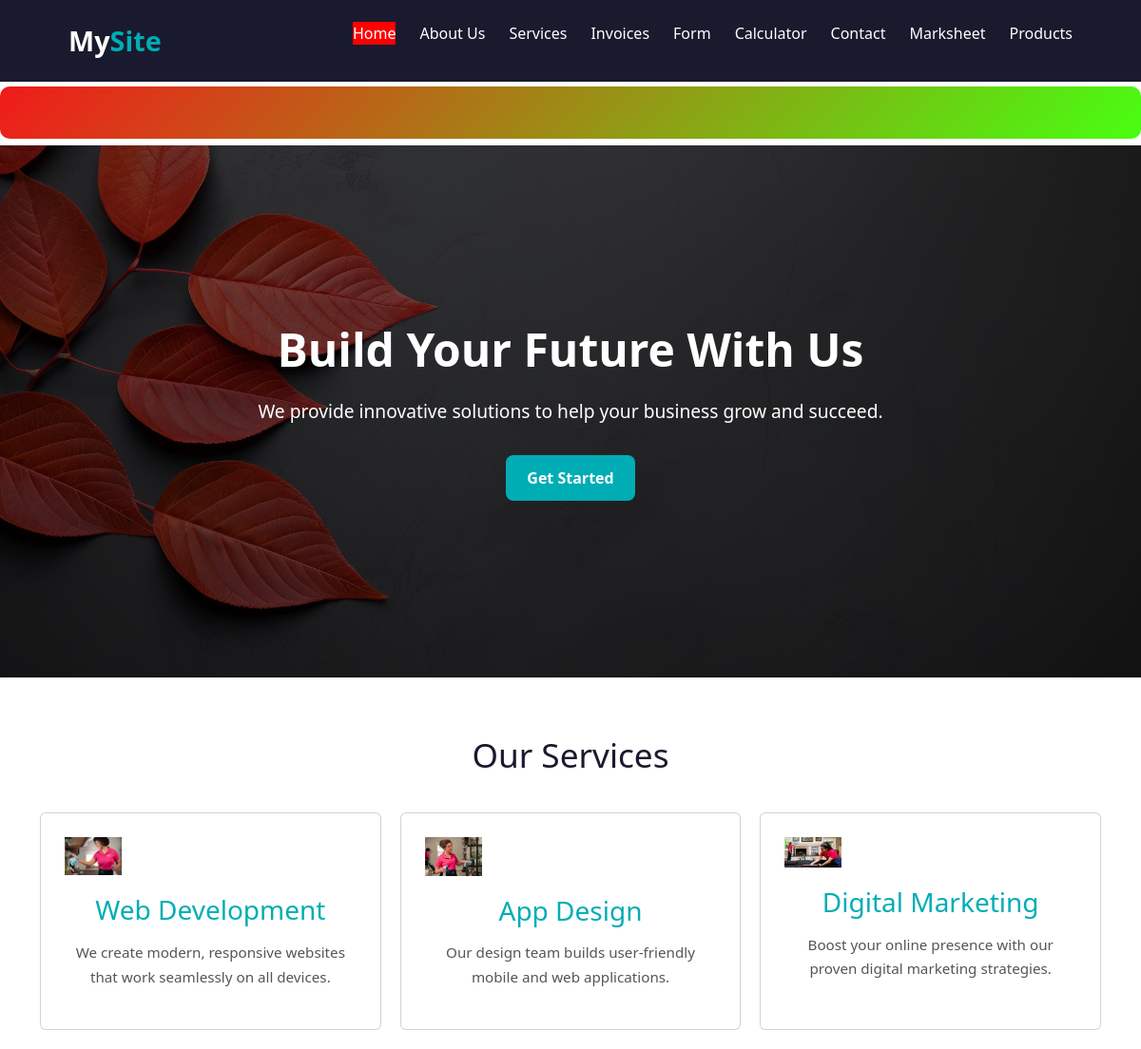
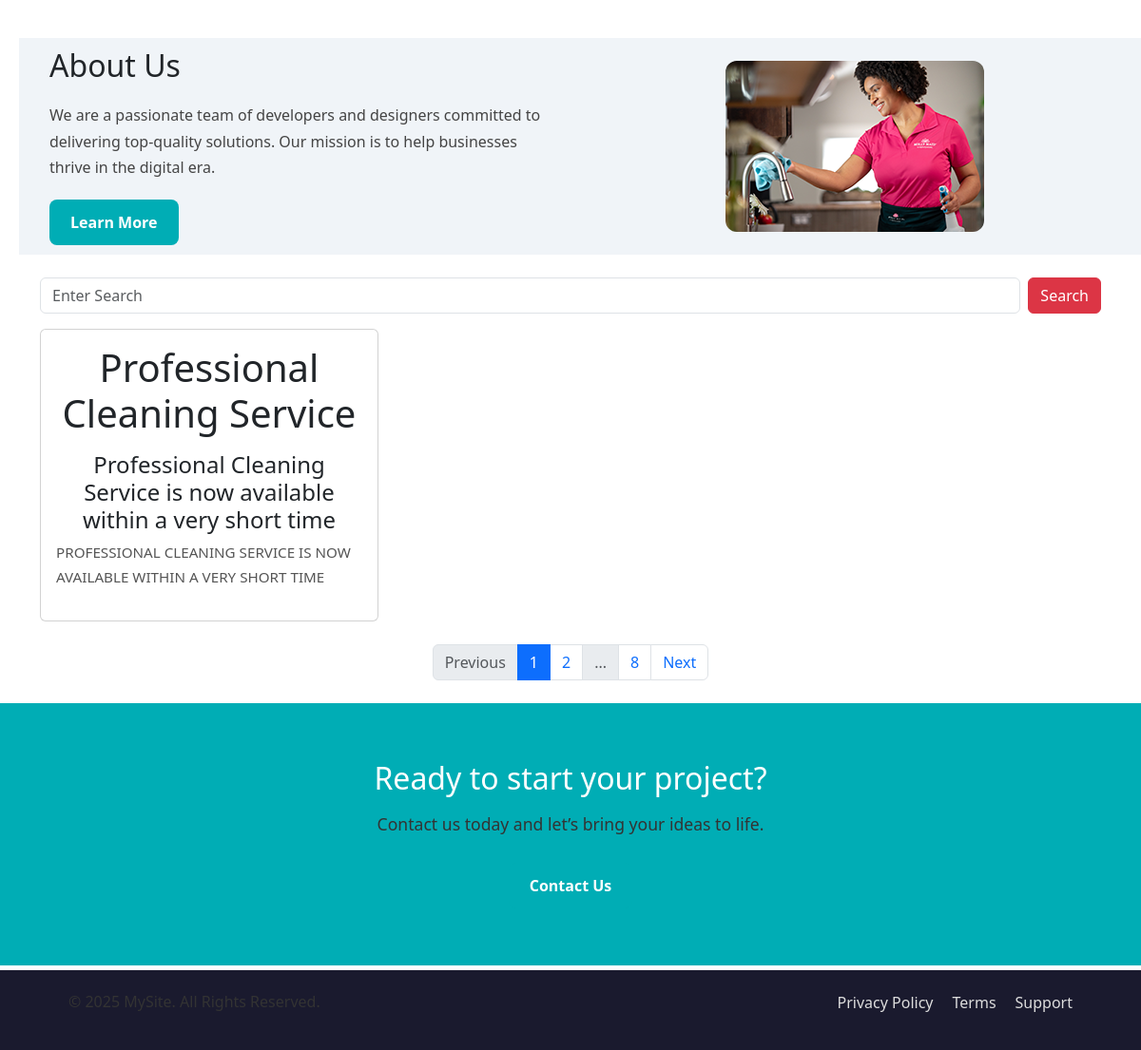
The page / on the database its author committed (2 pictures, top to bottom).
### services/models.py (models this page shows)
class Service(models.Model):
    service_icon = models.CharField(max_length=50)
    service_title = models.CharField(max_length=50)
    service_description = models.TextField()

### new_project1/views.py (the view)
# urls.py: path('',views.homePage),
def homePage(request):
    newsData = News.objects.all()
    search_str = request.GET.get('searchBox')
    if search_str:
        serviceData = Service.objects.filter(service_title__icontains=search_str)
    else:
        serviceData = Service.objects.all()
    paginator = Paginator(serviceData, 1)  # 3 items per page
    page_number = request.GET.get('page')
    finalServicePaginatorData = paginator.get_page(page_number)
    current = finalServicePaginatorData.number
    prev_page = current - 1
    next_page = current + 1
    total_pages = paginator.num_pages
    context = {
        'serviceData': finalServicePaginatorData,
        'newsData': newsData,
        'search_str': search_str,
        'current': current,
        'prev_page': prev_page,
        'next_page': next_page,
        'total_pages': total_pages
    }
    return render(request, 'index.html', context)

### templates/index.html (shortened to what this page needs)
{% extends 'base.html' %}
{% block content %}
  <link href="https://cdn.jsdelivr.net/npm/bootstrap@5.3.2/dist/css/bootstrap.min.css" rel="stylesheet" />
  <div class="marquee-container">
    <div class="marquee-text">
    </div>
  </div>
  {% include 'hero.html' %}
  {% include 'service.html' %}
  {% include 'about.html' %}
  <div class="container my-4">
    <form method="get" class="d-flex mb-3">
      <input class="form-control me-2" type="text" name="searchBox" placeholder="Enter Search" value="{{ request.GET.searchBox }}" />
      <button class="btn btn-danger" type="submit">Search</button>
    </form>
    <div class="row">
      {% for i in serviceData %}
        <div class="col-md-4">
          <div class="card p-3 h-100">
            <h1 class="text-center">{{ i.service_icon }}</h1>
            <h4 class="text-center mt-2">{{ i.service_title }}</h4>
            <p>{{ i.service_description|upper }}</p>
          </div>
        </div>
      {% empty %}
        <p>No Data Found</p>
      {% endfor %}
    </div>
    <nav aria-label="Page navigation" class="mt-4">
      <ul class="pagination justify-content-center">
        {% if serviceData.has_previous %}
          <li class="page-item">
            <a class="page-link"
              href="?page={{ prev_page }}{% if search_str %}
                &searchBox={{ search_str }}
              {% endif %}">
              Previous
            </a>
          </li>
        {% else %}
          <li class="page-item disabled">
            <span class="page-link">Previous</span>
          </li>
        {% endif %}
        {% for num in serviceData.paginator.page_range %}
          {% if num >= current|add:'-1' and num <= current|add:'1' %}
            {% if num == current %}
              <li class="page-item active">
                <span class="page-link">{{ num }}</span>
              </li>
            {% else %}
              <li class="page-item">
                <a class="page-link"
                  href="?page={{ num }}">
                  {{ num }}
                </a>
              </li>
            {% endif %}
          {% endif %}
        {% endfor %}
        {% if current < total_pages|add:'-1' %}
          {% if current < total_pages|add:'-2' %}
            <li class="page-item disabled">
              <span class="page-link">...</span>
            </li>
          {% endif %}
          <li class="page-item">
            <a class="page-link"
              href="?page={{ total_pages }}">
              {{ total_pages }}
            </a>
          </li>
        {% endif %}
        {% if serviceData.has_next %}
          <li class="page-item">
            <a class="page-link"
              href="?page={{ next_page }}">
              Next
            </a>
          </li>
        {% else %}
          <li class="page-item disabled">
            <span class="page-link">Next</span>
          </li>
        {% endif %}
      </ul>
    </nav>
  </div>
  <section class="cta">
    <div class="container">
      <h2>Ready to start your project?</h2>
      <p>Contact us today and let’s bring your ideas to life.</p>
      <a href="#" class="btn-primary">Contact Us</a>
    </div>
  </section>
{% endblock %}

### static/css/main.css (style rules this page uses)
* { margin: 0; padding: 0; box-sizing: border-box; }
body { font-family: 'Segoe UI', Tahoma, Geneva, Verdana, sans-serif; line-height: 1.6; color: #333; background: #f9f9f9; }
.btn-primary { display: inline-block; padding: 12px 25px; background: #00adb5; color: #fff; text-decoration: none; border-radius: 6px; font-weight: 600; transition: background 0.3s; }
.card { background: #f9f9f9; padding: 25px; border-radius: 12px; flex: 1; min-width: 250px; transition: transform 0.3s, box-shadow 0.3s; }
.card p { font-size: 0.95rem; color: #555; }
.cta { background: #00adb5; color: #fff; text-align: center; padding: 60px 20px; }
.cta h2 { font-size: 2rem; margin-bottom: 15px; }
.cta p { margin-bottom: 25px; font-size: 1.1rem; }
:root { --bg-dark: #1a1a2e; --brand: #00adb5; --text: #333; --muted: #666; --card: #f7f9fc; }
.container { width: 90%; max-width: 1200px; margin: 0 auto; }
h1,h2,h3,h4 { color: var(--bg-dark); }
p { color: var(--text); line-height: 1.7; }
.btn-primary { display:inline-block; padding: 12px 22px; background: var(--brand); color:#fff; text-decoration:none; border-radius: 8px; font-weight: 600; transition: opacity .25s; }

### templates/index.html (style rules this page uses)
.marquee-container { width: 100%; overflow: hidden; white-space: nowrap; background: linear-gradient(135deg, #f11a1aff, #48ff11ff); padding: 12px 0; border-radius: 10px; margin-bottom: 7px; }
.marquee-text { display: inline-block; padding-left: 100%; font-size: 1.3rem; font-weight: bold; color: #fff; letter-spacing: 1px; animation: scroll-left 15s linear infinite; white-space: nowrap; }

### rows shown on the page
Service: service_icon "Professional Cleaning Service", service_title "Professional Cleaning Service is now available within a very short time", service_description "PROFESSIONAL CLEANING SERVICE IS NOW AVAILABLE WITHIN A VERY SHORT TIME"

### other values the page prints
{{ num }} "1"
{{ num }} "2"
{{ total_pages }} "8"
